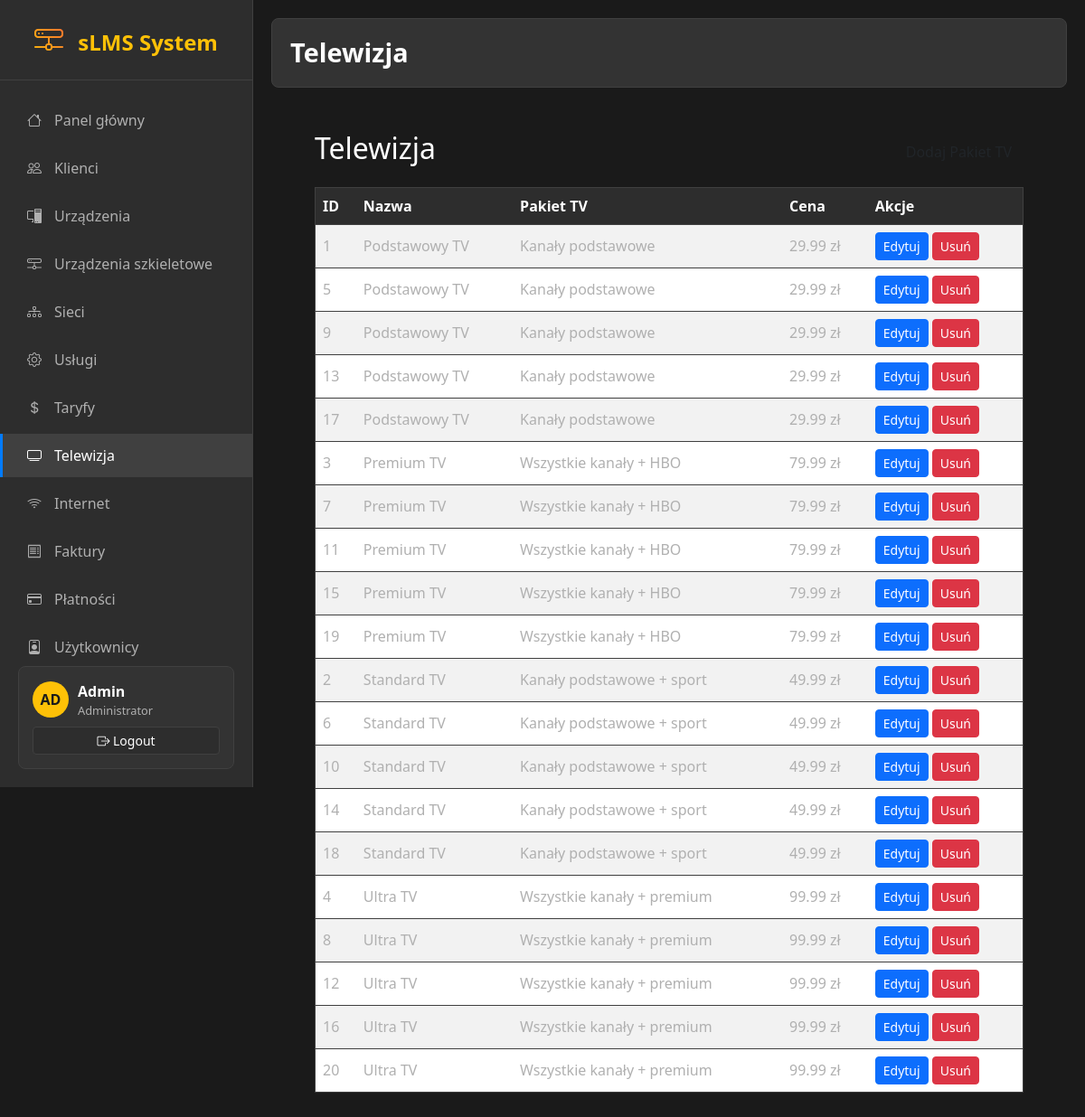
The app's page /modules/tv_packages.php with its own data.
### tables this page shows
CREATE TABLE `menu_items` (
  `id` int(11) NOT NULL AUTO_INCREMENT,
  `label` varchar(100) NOT NULL,
  `url` varchar(255) DEFAULT NULL,
  `icon` varchar(50) DEFAULT 'bi-circle',
  `type` enum('link','script') DEFAULT 'link',
  `script` text DEFAULT NULL,
  `parent_id` int(11) DEFAULT NULL,
  `position` int(11) DEFAULT 0,
  `enabled` tinyint(1) DEFAULT 1,
  `options` text DEFAULT NULL,
  PRIMARY KEY (`id`),
  KEY `idx_menu_position` (`position`),
  KEY `idx_menu_enabled` (`enabled`),
  KEY `idx_menu_parent` (`parent_id`),
  CONSTRAINT `menu_items_ibfk_1` FOREIGN KEY (`parent_id`) REFERENCES `menu_items` (`id`) ON DELETE CASCADE
);

CREATE TABLE `tv_packages` (
  `id` int(11) NOT NULL AUTO_INCREMENT,
  `name` varchar(255) NOT NULL,
  `tv_package` varchar(255) NOT NULL,
  `price` decimal(10,2) NOT NULL,
  `created_at` timestamp NULL DEFAULT current_timestamp(),
  PRIMARY KEY (`id`)
);

### config.php (called while the page is built, shortened)
<?php
function base_url($path = '') {
    if (isset($_SERVER['SCRIPT_NAME']) && $_SERVER['SCRIPT_NAME'] !== 'Standard input code') {
        $script_path = $_SERVER['SCRIPT_NAME'];
        $root_dir = '';
        if (strpos($script_path, '/modules/') !== false || strpos($script_path, 'modules/') !== false) {
            $root_dir = dirname(dirname($script_path));
        } else {
            $root_dir = dirname($script_path);
        }
        $root_dir = rtrim($root_dir, '/');
        return $root_dir . '/' . ltrim($path, '/');
    } else {
        return '/' . ltrim($path, '/');
    }
}
?>

### modules/helpers/database_helper.php (called while the page is built, shortened)
<?php
require_once __DIR__ . '/../../config.php';
function get_menu_items_from_database() {
    try {
        $pdo = get_pdo();
        $stmt = $pdo->prepare("
            SELECT id, label, url, icon, type, parent_id, position, enabled, options
            FROM menu_items
            WHERE enabled = 1
            ORDER BY position ASC, id ASC
        ");
        $stmt->execute();
        $all_items = $stmt->fetchAll(PDO::FETCH_ASSOC);
        $menu_tree = [];
        $children = [];
        foreach ($all_items as $item) {
            if ($item['parent_id'] === null || $item['parent_id'] == 0) {
                $menu_tree[] = $item;
            } else {
                $children[$item['parent_id']][] = $item;
            }
        }
        return $menu_tree;
    } catch (PDOException $e) {
        error_log("Error fetching menu items: " . $e->getMessage());
        return [];
    }
}
?>

### modules/helpers/auth_helper.php (called while the page is built, shortened)
<?php
function is_logged_in() {
    return isset($_SESSION['user_id']) && !empty($_SESSION['user_id']);
}
function get_current_user_info() {
    if (!is_logged_in()) {
        return null;
    }
}
?>

### modules/tv_packages.php (the view, shortened to what this page needs)
<?php
require_once __DIR__ . '/../config.php';
$pageTitle = 'Telewizja';
$pdo = get_pdo();
$tv_packages = $pdo->query('SELECT * FROM tv_packages ORDER BY name')->fetchAll(PDO::FETCH_ASSOC);
?>
<div class="container">
  <div class="lms-card p-4 mt-4">
    <div class="d-flex justify-content-between align-items-center mb-3">
      <h2 class="lms-accent">Telewizja</h2>
      <a href="<?= base_url('modules/add_tv_package.php') ?>" class="btn lms-btn-accent">Dodaj Pakiet TV</a>
    </div>
    <div class="table-responsive">
      <table class="table table-striped table-hover align-middle">
        <thead>
          <tr>
            <th>ID</th>
            <th>Nazwa</th>
            <th>Pakiet TV</th>
            <th>Cena</th>
            <th>Akcje</th>
          </tr>
        </thead>
        <tbody>
          <?php foreach ($tv_packages as $package): ?>
            <tr>
              <td><?= htmlspecialchars($package['id']) ?></td>
              <td><?= htmlspecialchars($package['name']) ?></td>
              <td><?= htmlspecialchars($package['tv_package']) ?></td>
              <td><?= number_format($package['price'], 2) ?> zł</td>
              <td>
                <a href="<?= base_url('modules/edit_tv_package.php?id=' . $package['id']) ?>" class="btn btn-sm btn-primary">Edytuj</a>
                <form method="post" action="<?= base_url('modules/tv_packages.php') ?>" style="display:inline;" onsubmit="return confirm('Usunąć ten pakiet TV?');">
                  <button type="submit" class="btn btn-sm btn-danger">Usuń</button>
                </form>
              </td>
            </tr>
          <?php endforeach; ?>
        </tbody>
      </table>
    </div>
  </div>
</div>
<?php
$content = ob_get_clean();
include __DIR__ . '/../partials/layout.php';
?>

### partials/layout.php (shortened to what this page needs)
<?php
require_once __DIR__ . '/../config.php';
require_once __DIR__ . '/../modules/helpers/database_helper.php';
require_once __DIR__ . '/../modules/helpers/auth_helper.php';
?>
<!DOCTYPE html>
<html lang="pl">
<head>
  <link href="https://cdn.jsdelivr.net/npm/bootstrap@5.3.0/dist/css/bootstrap.min.css" rel="stylesheet">
  <link href="https://cdn.jsdelivr.net/npm/bootstrap-icons@1.10.0/font/bootstrap-icons.css" rel="stylesheet">
  <link href="<?= base_url('assets/style.css') ?>" rel="stylesheet">
  <link href="<?= base_url('assets/tooltip-system.css') ?>" rel="stylesheet">
</head>
<body>
  <nav class="dark-sidebar">
    <div class="logo-section">
      <a href="<?= base_url('index.php') ?>" class="logo">
        <i class="bi bi-hdd-network logo-icon"></i>
        sLMS System
      </a>
    </div>
    <div class="nav-menu">
      <?php
      $menu_items = get_menu_items_from_database();
      if (!empty($menu_items)) {
        foreach ($menu_items as $item) {
          $has_children = !empty($item['children']);
          $is_active = false;
          $item_id = 'menu-' . $item['id'];
          if (strpos($_SERVER['PHP_SELF'], $item['url']) !== false) {
            $is_active = true;
          }
          echo '<div class="nav-item">';
          if ($has_children) {
            echo '<a class="nav-link ' . ($is_active ? 'active' : '') . '" href="#" onclick="toggleSubmenu(\'' . $item_id . '\')">';
            echo '<i class="bi ' . ($item['icon'] ?? 'bi-circle') . '"></i>';
            echo htmlspecialchars($item['label']);
            echo '<i class="bi bi-chevron-down ms-auto" id="chevron-' . $item_id . '"></i>';
          echo '</a>';
            echo '<div class="submenu" id="' . $item_id . '" style="display: none;">';
            foreach ($item['children'] as $child) {
              $child_active = (strpos($_SERVER['PHP_SELF'], $child['url']) !== false) ? 'active' : '';
              $icon = $child['icon'] ?? 'bi-circle';
              echo '<a class="nav-link ' . $child_active . '" href="' . base_url($child['url']) . '">';
              echo '<i class="bi ' . $icon . '"></i>';
              echo htmlspecialchars($child['label']);
              echo '</a>';
            }
            echo '</div>';
          } else {
            echo '<a class="nav-link ' . ($is_active ? 'active' : '') . '" href="' . base_url($item['url']) . '">';
            echo '<i class="bi ' . ($item['icon'] ?? 'bi-circle') . '"></i>';
            echo htmlspecialchars($item['label']);
            echo '</a>';
          }
          echo '</div>';
        }
      }
      ?>
    </div>
    <div class="user-profile">
      <div class="d-flex align-items-center">
        <div class="user-avatar">
          <?php
          $user_info = get_current_user_info();
          $initials = substr($user_info['username'] ?? 'AD', 0, 2);
          echo strtoupper($initials);
          ?>
        </div>
        <div class="user-info">
          <p class="user-name"><?= htmlspecialchars($user_info['username'] ?? 'Admin') ?></p>
          <p class="user-role"><?= htmlspecialchars($user_info['role'] ?? 'Administrator') ?></p>
        </div>
      </div>
      <div class="mt-2">
        <a href="<?= base_url('modules/logout.php') ?>" class="btn btn-sm btn-dark-custom w-100">
          <i class="bi bi-box-arrow-right"></i> Logout
        </a>
      </div>
    </div>
  </nav>
  <main class="dark-main-content">
    <div class="page-header">
      <h1><?= htmlspecialchars($pageTitle ?? 'sLMS Dashboard') ?></h1>
    </div>
    <div class="container-fluid mt-4">
        <?php if (!empty($content)): ?>
            <?= $content ?>
        <?php else: ?>
            <div class="alert alert-info">No content to display. Please check if the module is correctly generating content.</div>
        <?php endif; ?>
    </div>
  </main>
</body>
</html>

### assets/style.css (style rules this page uses)
:root { --dark-bg: #1a1a1a; --dark-sidebar: #2d2d2d; --dark-card: #333333; --dark-border: #404040; --dark-text: #ffffff; --dark-text-muted: #b0b0b0; --dark-hover: #404040; --dark-active: #007bff; --dark-accent: #ffc107; --dark-danger: #dc3545; --dark-success: #28a745; --dark-warning: #ffc107; --dark-info: #17a2b8; }
body { background-color: var(--dark-bg) !important; color: var(--dark-text) !important; }
.table { background: var(--dark-card); color: var(--dark-text); border: 1px solid var(--dark-border); }
.table th { background: var(--dark-sidebar); border-color: var(--dark-border); color: var(--dark-text); font-weight: 600; }
.table td { border-color: var(--dark-border); color: var(--dark-text-muted); }
.table-striped > tbody > tr:nth-of-type(odd) { background-color: rgba(255, 255, 255, 0.02); }
.btn-dark-custom { background: var(--dark-sidebar); border: 1px solid var(--dark-border); color: var(--dark-text); }

### assets/tooltip-system.css (style rules this page uses)
.tooltip-enabled { position: relative; cursor: help; }

### partials/layout.php (style rules this page uses)
:root { --dark-bg: #1a1a1a; --dark-sidebar: #2d2d2d; --dark-card: #333333; --dark-border: #404040; --dark-text: #ffffff; --dark-text-muted: #b0b0b0; --dark-hover: #404040; --dark-active: #007bff; --dark-accent: #ffc107; --dark-danger: #dc3545; --dark-success: #28a745; --dark-warning: #ffc107; --dark-info: #17a2b8; --dark-font: 'Segoe UI', Tahoma, Geneva, Verdana, sans-serif; }
body { background-color: var(--dark-bg); color: var(--dark-text); font-family: var(--dark-font); margin: 0; padding: 0; min-height: 100vh; }
.dark-sidebar { background: var(--dark-sidebar); min-height: 100vh; width: 280px; position: fixed; left: 0; top: 0; z-index: 1000; border-right: 1px solid var(--dark-border); overflow-y: auto; }
.dark-sidebar .logo-section { padding: 20px; border-bottom: 1px solid var(--dark-border); text-align: center; }
.dark-sidebar .logo-section .logo { font-size: 1.5rem; font-weight: bold; color: var(--dark-accent); text-decoration: none; }
.dark-sidebar .logo-section .logo-icon { font-size: 2rem; margin-right: 10px; background: linear-gradient(45deg, var(--dark-accent), #ff6b35); -webkit-background-clip: text; -webkit-text-fill-color: transparent; }
.dark-sidebar .nav-menu { padding: 20px 0; }
.dark-sidebar .nav-item { margin-bottom: 5px; }
.dark-sidebar .nav-link { color: var(--dark-text-muted); padding: 12px 25px; display: flex; align-items: center; text-decoration: none; transition: all 0.3s ease; border-left: 3px solid transparent; }
.dark-sidebar .nav-link.active { background-color: var(--dark-hover); color: var(--dark-text); border-left-color: var(--dark-active); }
.dark-sidebar .nav-link i { margin-right: 12px; width: 20px; text-align: center; }
.dark-main-content { margin-left: 280px; padding: 20px; min-height: 100vh; background: var(--dark-bg); }
.btn-dark-custom { background: var(--dark-sidebar); border: 1px solid var(--dark-border); color: var(--dark-text); }
.user-profile { position: absolute; bottom: 20px; left: 20px; right: 20px; padding: 15px; background: var(--dark-card); border-radius: 8px; border: 1px solid var(--dark-border); }
.user-profile .user-avatar { width: 40px; height: 40px; border-radius: 50%; background: var(--dark-accent); display: flex; align-items: center; justify-content: center; color: var(--dark-bg); font-weight: bold; margin-right: 10px; }
.user-profile .user-info { flex: 1; }
.user-profile .user-name { color: var(--dark-text); font-weight: 600; margin: 0; }
.user-profile .user-role { color: var(--dark-text-muted); font-size: 0.8rem; margin: 0; }
.page-header { background: var(--dark-card); padding: 20px; border-radius: 8px; margin-bottom: 20px; border: 1px solid var(--dark-border); }
.page-header h1 { color: var(--dark-text); margin: 0; font-size: 1.8rem; font-weight: 600; }

### records on screen
menu_items: label "Panel główny"
menu_items: label "Klienci"
menu_items: label "Urządzenia"
menu_items: label "Urządzenia szkieletowe"
menu_items: label "Sieci"
menu_items: label "Usługi"
menu_items: label "Taryfy"
menu_items: label "Telewizja"
menu_items: label "Internet"
menu_items: label "Faktury"
menu_items: label "Płatności"
menu_items: label "Użytkownicy"
tv_packages: id "1", name "Podstawowy TV", tv_package "Kanały podstawowe", price "29.99"
tv_packages: id "5", name "Podstawowy TV", tv_package "Kanały podstawowe", price "29.99"
tv_packages: id "9", name "Podstawowy TV", tv_package "Kanały podstawowe", price "29.99"
tv_packages: id "13", name "Podstawowy TV", tv_package "Kanały podstawowe", price "29.99"
tv_packages: id "17", name "Podstawowy TV", tv_package "Kanały podstawowe", price "29.99"
tv_packages: id "3", name "Premium TV", tv_package "Wszystkie kanały + HBO", price "79.99"
tv_packages: id "7", name "Premium TV", tv_package "Wszystkie kanały + HBO", price "79.99"
tv_packages: id "11", name "Premium TV", tv_package "Wszystkie kanały + HBO", price "79.99"
tv_packages: id "15", name "Premium TV", tv_package "Wszystkie kanały + HBO", price "79.99"
tv_packages: id "19", name "Premium TV", tv_package "Wszystkie kanały + HBO", price "79.99"
tv_packages: id "2", name "Standard TV", tv_package "Kanały podstawowe + sport", price "49.99"
tv_packages: id "6", name "Standard TV", tv_package "Kanały podstawowe + sport", price "49.99"
tv_packages: id "10", name "Standard TV", tv_package "Kanały podstawowe + sport", price "49.99"
tv_packages: id "14", name "Standard TV", tv_package "Kanały podstawowe + sport", price "49.99"
tv_packages: id "18", name "Standard TV", tv_package "Kanały podstawowe + sport", price "49.99"
tv_packages: id "4", name "Ultra TV", tv_package "Wszystkie kanały + premium", price "99.99"
tv_packages: id "8", name "Ultra TV", tv_package "Wszystkie kanały + premium", price "99.99"
tv_packages: id "12", name "Ultra TV", tv_package "Wszystkie kanały + premium", price "99.99"
tv_packages: id "16", name "Ultra TV", tv_package "Wszystkie kanały + premium", price "99.99"
tv_packages: id "20", name "Ultra TV", tv_package "Wszystkie kanały + premium", price "99.99"

### other values on screen
$initials "AD"
$user_info['username'] "Admin"
$user_info['role'] "Administrator"
$pageTitle "Telewizja"
